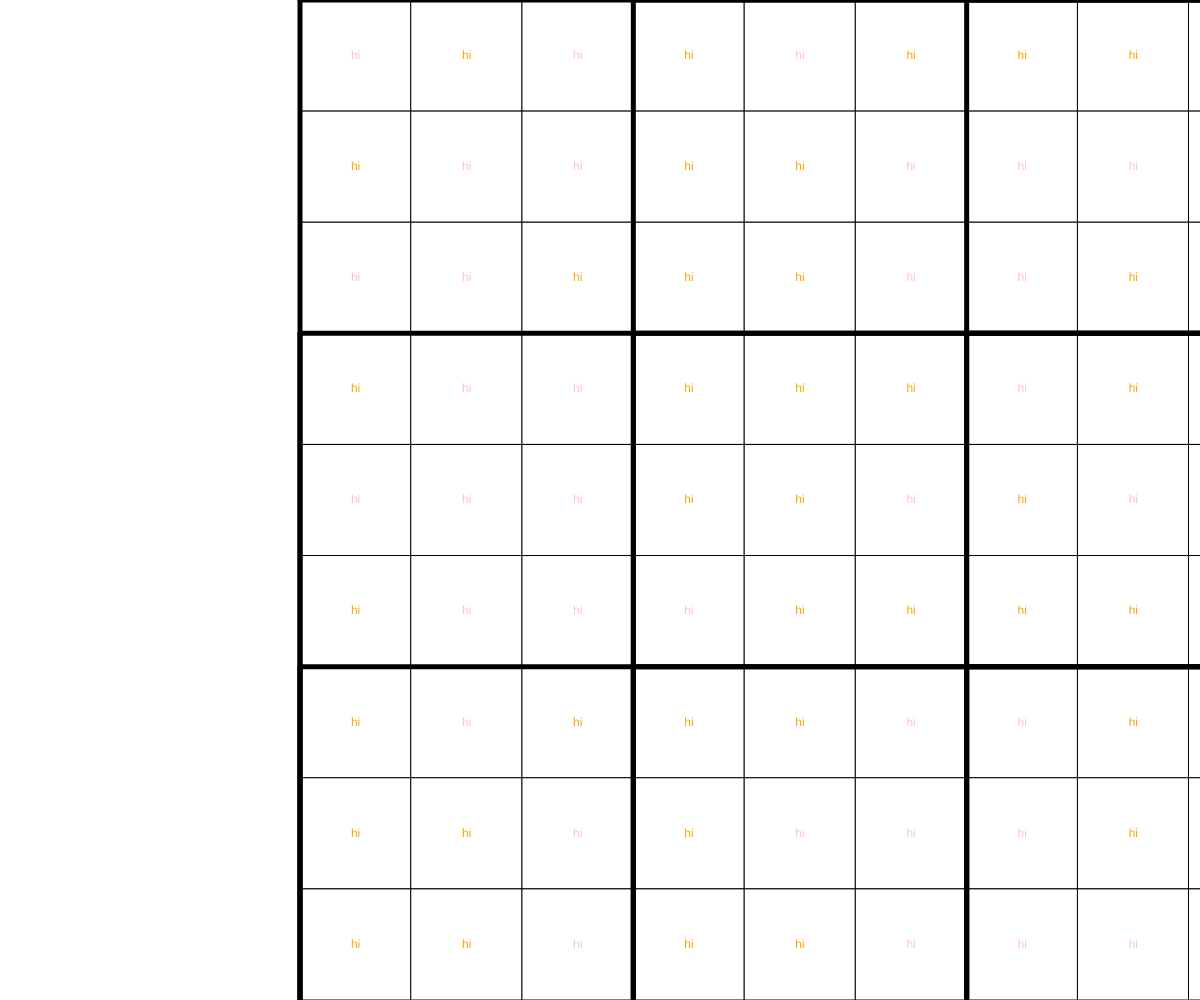
Frame 1 (no input)
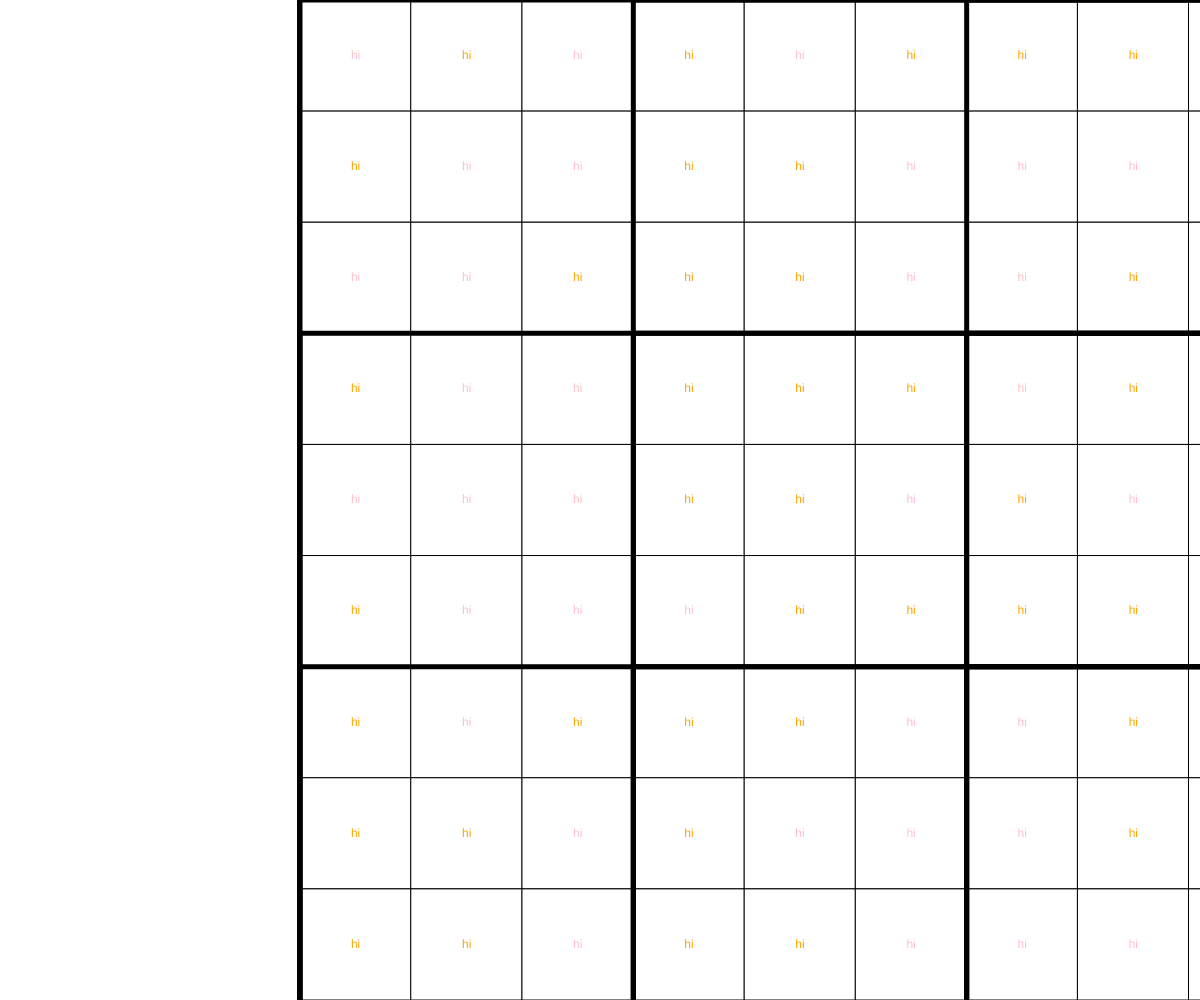
Frame 60 (no input)
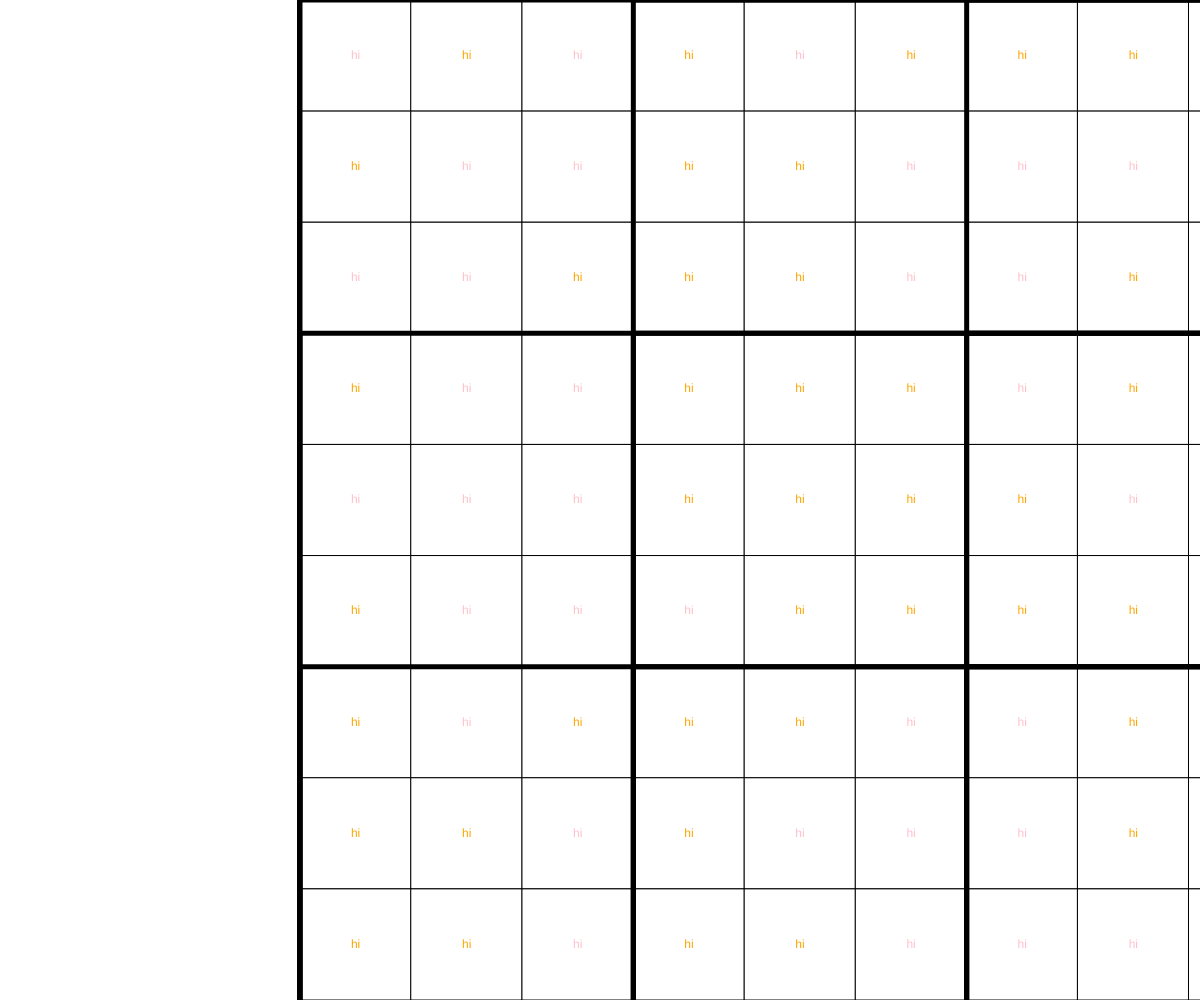
Frame 120 (the mouse pressed at the canvas centre since frame 60)

The p5.js sketch that drew these frames (run headless with seeded random() and noise() and a simulated clock; from frame 60 on, the mouse is pressed at the canvas centre):

// p5.js sketch
// ── sketch.js
// sudoko
// Cody
// Oct 26th
//
// Extra for Experts:
// - describe what you did to take this project "above and beyond"

let grid;
let rows = 9;
let cols = 9;
let cellSize;

function setup() {
  createCanvas(windowWidth, windowHeight);
  background(255);
  cellSize = height/cols;
  textAlign(CENTER,CENTER);
  grid = create2dArray();
}

function draw() {
  translate(width*0.25,0);
  displayGrid();
  drawlines();

}
function mousePressed(){
  let x = floor(mouseX / cellSize);
  let y = floor(mouseY / cellSize);

  if (grid[y][x] === 1){
    grid[y][x] = 0;
  }
  else {
    grid[y][x] = 1;
  }
}
function drawlines(){
  for (let y = 0; y < rows; y++) {
    for (let x = 0; x < cols; x++) {
      if (y%3 === 0 && x%3 === 0){
        strokeWeight(5);
        line(x*cellSize, y*cellSize, x*cellSize ,height);
        strokeWeight(1);
      }
      if (y%3 === 0 && x%3 === 0){
        strokeWeight(5);
        line(x*cellSize, y*cellSize, cols*cellSize ,y*cellSize);
        strokeWeight(1);
      }
      strokeWeight(5);
      line(9*cellSize, 0, 9*cellSize ,height);
      strokeWeight(1);
    }
  }
}

function displayGrid() {
  for (let y = 0; y < rows; y++) {
    for (let x = 0; x < cols; x++) {
      fill(255);
      rect(x*cellSize, y*cellSize, cellSize, cellSize);

      if (grid[y][x] === 0){
        fill("orange");
        text("hi",x*cellSize + cellSize/2, y*cellSize + cellSize/2);
        fill("black");
      }
      else  if (grid[y][x] === 1){
        fill("pink");
        text("hi",x*cellSize +  cellSize/2, y*cellSize + cellSize/2);
        fill("black");
      }
    }
  }
}
function create2dArray(){
  let arr = [];
  for(let y = 0; y < rows; y++ ) {
    arr.push([]);
    for(let x = 0; x < cols; x++){
      if (random(100) < 50) {
        arr[y].push(0);
      }
      else {
        arr[y].push(1);
      }
    }
  }
  return arr;
}
